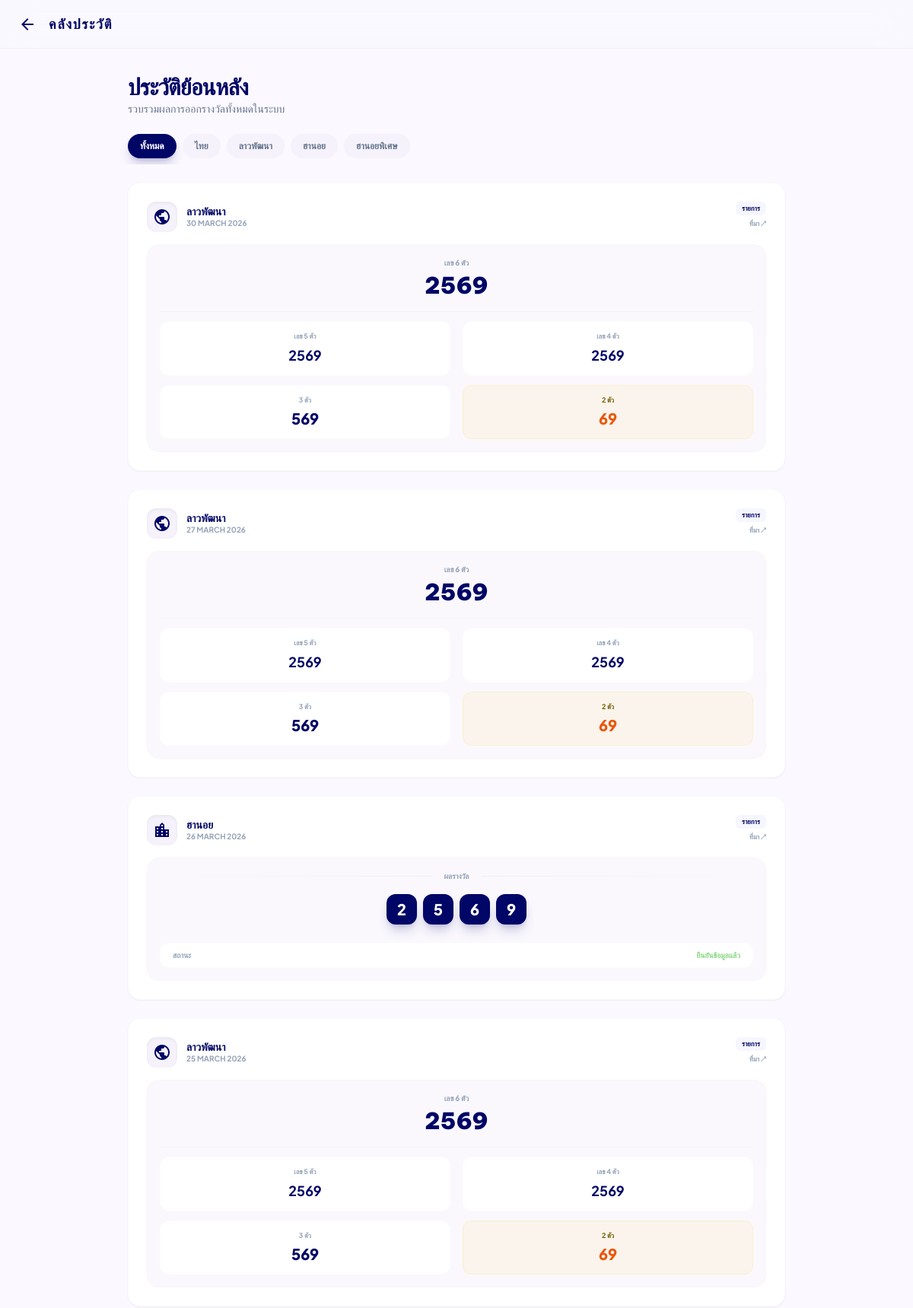
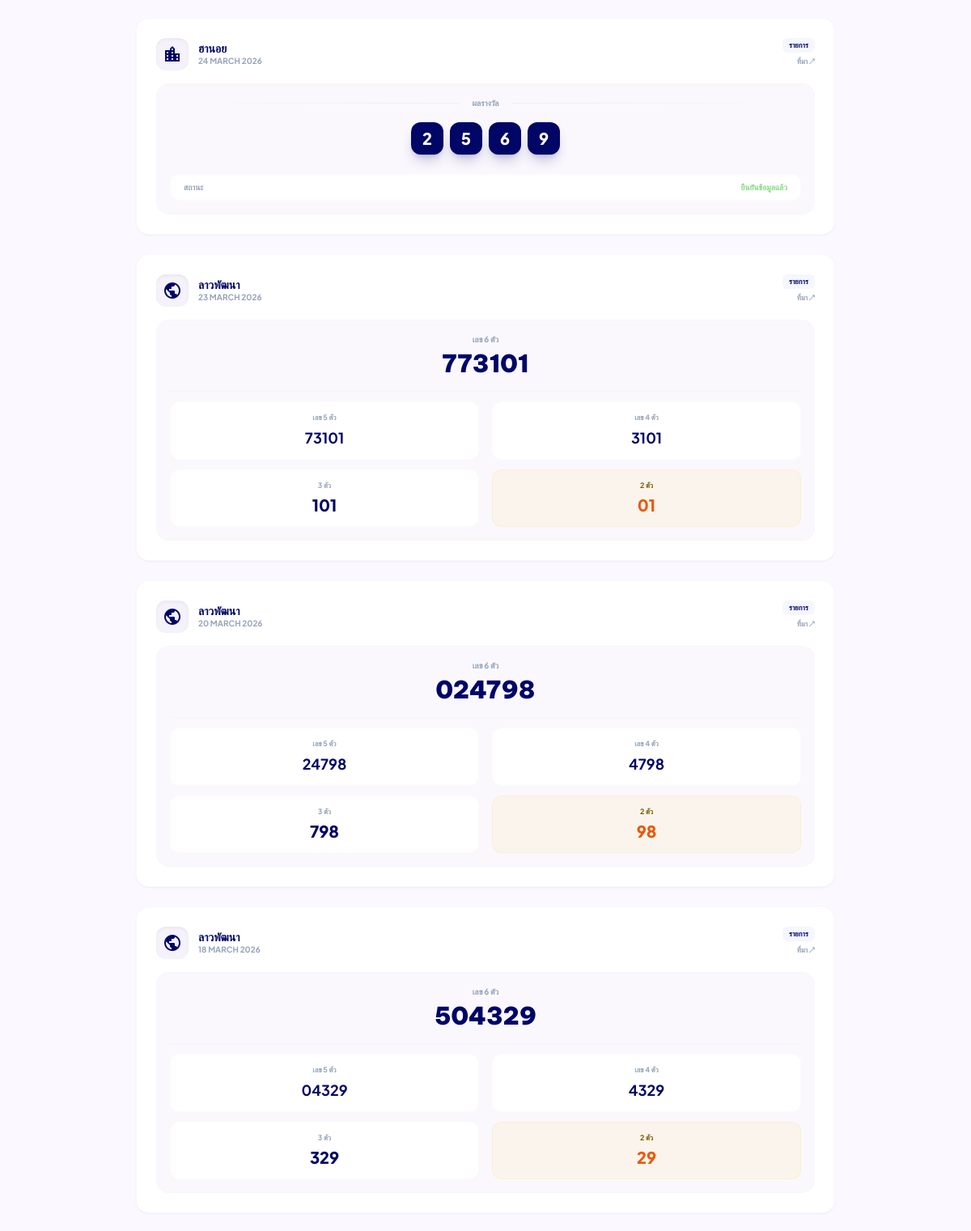
The app's page /history (upper part) with its own data (2 pictures, top to bottom).
### database.py (models this page shows)
class LotteryResult(Base):
    __tablename__ = "lottery_results"
    id = Column(Integer, primary_key=True, index=True)
    sanook_id = Column(String, unique=True, index=True)
    type = Column(String, index=True) # ไทย, ลาวพัฒนา, ฮานอย, ฮานอยพิเศษ
    draw_date = Column(Date, index=True)
    draw_title = Column(String)
    prizes = Column(JSON)
    url = Column(String)
    scraped_at = Column(DateTime, default=datetime.now)

### main.py (the view)
@app.get("/history", response_class=HTMLResponse)
async def history_page(request: Request, type: str = None, db: Session = Depends(get_db)):
    query = db.query(LotteryResult)
    if type:
        query = query.filter(LotteryResult.type == type)
    results = query.order_by(LotteryResult.draw_date.desc()).limit(100).all()
    all_types = ["ไทย", "ลาวพัฒนา", "ฮานอย", "ฮานอยพิเศษ"]
    return templates.TemplateResponse(
        request=request,
        name="history.html",
        context={
            "results": results,
            "current_type": type,
            "all_types": all_types
        }
    )

### templates/history.html (shortened to what this page needs)
<!DOCTYPE html>
<html class="light" lang="th">
<head>
    <script src="https://cdn.tailwindcss.com?plugins=forms,container-queries"></script>
    <script id="tailwind-config">
          tailwind.config = {
            darkMode: "class",
            theme: {
              extend: {
                colors: {
                  "primary": "#000666",
                  "background": "#fbf8ff",
                  "surface-container-lowest": "#ffffff",
                  "surface-container-low": "#f5f2fb",
                  "primary-fixed": "#e0e0ff",
                  "secondary-container": "#fed65b",
                  "on-secondary-container": "#745c00",
                  "tertiary-fixed-dim": "#88d982",
                  "outline-variant": "#c6c5d4"
                },
                fontFamily: {
                  "headline": ["Be Vietnam Pro"],
                  "body": ["Plus Jakarta Sans"]
                }
              }
            }
          }
    </script>
</head>
<body class="bg-background font-body text-slate-900">
    <header class="fixed top-0 w-full z-50 glass-header flex items-center justify-between px-6 h-16 border-b border-outline-variant/20">
        <div class="flex items-center gap-4">
            <a href="/" class="material-symbols-outlined text-primary">arrow_back</a>
            <h1 class="text-lg font-black tracking-widest text-primary font-headline">คลังประวัติ</h1>
        </div>
    </header>
    <main class="pt-20 pb-24 px-4 max-w-4xl mx-auto space-y-6">
        <section class="mt-4">
            <h2 class="text-3xl font-black text-primary font-headline tracking-tight">ประวัติย้อนหลัง</h2>
            <p class="text-sm text-slate-500">รวบรวมผลการออกรางวัลทั้งหมดในระบบ</p>
        </section>
        <section class="flex gap-2 overflow-x-auto pb-2 -mx-4 px-4 no-scrollbar">
            <a href="/history" class="px-4 py-2 rounded-full whitespace-nowrap text-xs font-bold transition-all {% if not current_type %}bg-primary text-white shadow-lg shadow-primary/20{% else %}bg-surface-container-low text-slate-500 hover:bg-slate-200{% endif %}">
                ทั้งหมด
            </a>
            {% for t in all_types %}
            <a href="/history?type={{ t }}" class="px-4 py-2 rounded-full whitespace-nowrap text-xs font-bold transition-all {% if current_type == t %}bg-primary text-white shadow-lg shadow-primary/20{% else %}bg-surface-container-low text-slate-500 hover:bg-slate-200{% endif %}">
                {{ t }}
            </a>
            {% endfor %}
        </section>
        {% for res in results %}
        <article class="bg-surface-container-lowest rounded-2xl p-6 border border-outline-variant/10 shadow-sm transition-all hover:translate-y-[-2px] flex flex-col gap-4">
            <div class="flex justify-between items-start">
                <div class="flex items-center gap-3">
                    <div class="w-10 h-10 bg-surface-container-low rounded-xl flex items-center justify-center text-primary shadow-inner">
                        <span class="material-symbols-outlined">{% if res.type == 'ไทย' %}account_balance{% elif res.type == 'ลาวพัฒนา' %}public{% else %}location_city{% endif %}</span>
                    </div>
                    <div>
                        <h3 class="font-bold text-primary text-sm leading-tight">{{ res.type }}</h3>
                        <p class="text-[10px] text-slate-400 font-bold uppercase">{{ res.draw_date.strftime('%d %B %Y') if res.draw_date else 'N/A' }}</p>
                    </div>
                </div>
                <div class="flex flex-col items-end gap-1">
                    <span class="px-2 py-0.5 bg-primary-fixed/30 text-primary text-[9px] font-black rounded-md uppercase">รายการ</span>
                    <a href="{{ res.url }}" target="_blank" class="text-[9px] font-bold text-slate-400 hover:text-primary">ที่มา ↗</a>
                </div>
            </div>
            <div class="bg-surface-container-low/50 rounded-2xl p-4 border border-outline-variant/5">
                {% if res.type == 'ไทย' %}
                    <div class="space-y-4">
                        <div class="flex flex-col items-center">
                            <p class="text-[10px] text-slate-400 font-bold uppercase mb-1">รางวัลที่ 1</p>
                            <span class="text-3xl font-black text-primary font-headline tracking-tighter">{{ res.prizes.get('รางวัลที่หนึ่ง', '------') }}</span>
                        </div>
                        <div class="grid grid-cols-3 gap-2 pt-4 border-t border-outline-variant/10">
                            <div class="text-center">
                                <p class="text-[9px] text-slate-400 font-bold uppercase mb-1">เลขหน้า 3 ตัว</p>
                                <p class="font-bold text-primary">{{ res.prizes.get('เลขหน้า_3_ตัว', '-') }}</p>
                            </div>
                            <div class="text-center border-x border-outline-variant/10">
                                <p class="text-[9px] text-slate-400 font-bold uppercase mb-1">เลขท้าย 3 ตัว</p>
                                <p class="font-bold text-primary">{{ res.prizes.get('เลขท้าย_3_ตัว', '-') }}</p>
                            </div>
                            <div class="text-center">
                                <p class="text-[9px] text-orange-600 font-bold uppercase mb-1">เลขท้าย 2 ตัว</p>
                                <p class="font-black text-orange-600 text-lg leading-none">{{ res.prizes.get('เลขท้าย_2_ตัว', '-') }}</p>
                            </div>
                        </div>
                    </div>
                {% elif res.type == 'ลาวพัฒนา' %}
                    <div class="space-y-3">
                        {% set full = res.prizes.get('รางวัลที่หนึ่ง', res.prizes.get('number_0', '------')) %}
                        <div class="flex flex-col items-center pb-4 mb-2 border-b border-outline-variant/10">
                            <p class="text-[10px] text-slate-400 font-bold uppercase mb-1">เลข 6 ตัว</p>
                            <span class="text-3xl font-black text-primary font-headline">{{ full }}</span>
                        </div>
                        <div class="grid grid-cols-2 gap-4">
                            <div class="bg-surface-container-lowest rounded-xl p-3 border border-outline-variant/5 text-center">
                                <p class="text-[9px] text-slate-400 font-bold uppercase mb-1">เลข 5 ตัว</p>
                                <p class="text-lg font-bold text-primary">{{ full[-5:] if full|length >= 5 else full }}</p>
                            </div>
                            <div class="bg-surface-container-lowest rounded-xl p-3 border border-outline-variant/5 text-center">
                                <p class="text-[9px] text-slate-400 font-bold uppercase mb-1">เลข 4 ตัว</p>
                                <p class="text-lg font-bold text-primary">{{ full[-4:] if full|length >= 4 else full }}</p>
                            </div>
                        </div>
                        <div class="grid grid-cols-2 gap-4">
                            <div class="bg-surface-container-lowest rounded-xl p-3 border border-outline-variant/5 text-center">
                                <p class="text-[9px] text-slate-400 font-bold uppercase mb-1">3 ตัว</p>
                                <p class="text-xl font-black text-primary">{{ full[-3:] if full|length >= 3 else full }}</p>
                            </div>
                            <div class="bg-secondary-container/10 rounded-xl p-3 border border-secondary-container/20 text-center">
                                <p class="text-[9px] text-on-secondary-container font-bold uppercase mb-1">2 ตัว</p>
                                <p class="text-xl font-black text-orange-600">{{ full[-2:] if full|length >= 2 else full }}</p>
                            </div>
                        </div>
                    </div>
                {% else %}
                    <div class="flex flex-col items-center">
                        <div class="w-full flex items-center justify-between mb-4 px-2">
                            <div class="h-[1px] flex-1 bg-gradient-to-r from-transparent to-outline-variant/20"></div>
                            <p class="text-[10px] text-slate-400 font-bold uppercase px-4">ผลรางวัล</p>
                            <div class="h-[1px] flex-1 bg-gradient-to-l from-transparent to-outline-variant/20"></div>
                        </div>
                        {% set p1 = res.prizes.get('รางวัลที่หนึ่ง', res.prizes.get('number_0', '----')) %}
                        <div class="flex flex-wrap justify-center gap-2">
                            {% if p1 != '----' %}
                                {% for char in p1.split() | join('') %}
                                <div class="w-10 h-10 rounded-xl bg-primary text-white flex items-center justify-center text-xl font-black shadow-lg shadow-primary/20">
                                    {{ char }}
                                </div>
                                {% endfor %}
                            {% else %}
                                <span class="text-slate-300 font-black text-2xl tracking-[0.3em]">ไม่พบข้อมูล</span>
                            {% endif %}
                        </div>
                        <div class="mt-6 w-full flex justify-between items-center px-4 py-2 bg-surface-container-lowest rounded-xl border border-outline-variant/5">
                            <span class="text-[10px] font-bold text-slate-400">สถานะ</span>
                            <span class="text-[10px] font-black text-tertiary-fixed-dim uppercase">ยืนยันข้อมูลแล้ว</span>
                        </div>
                    </div>
                {% endif %}
            </div>
        </article>
        {% endfor %}
    </main>
</body>
</html>

### templates/history.html (style rules this page uses)
.material-symbols-outlined { font-variation-settings: 'FILL' 0, 'wght' 400, 'GRAD' 0, 'opsz' 24; }
.glass-header { background: rgba(251, 248, 255, 0.8); backdrop-filter: blur(20px); }

### records on screen
LotteryResult: type "ลาวพัฒนา", draw_date "30 MARCH 2026", full "2569", full "569", full "69"
LotteryResult: type "ลาวพัฒนา", draw_date "27 MARCH 2026", full "2569", full "569", full "69"
LotteryResult: type "ฮานอย", draw_date "26 MARCH 2026", char "2" "5" "6" "9"
LotteryResult: type "ลาวพัฒนา", draw_date "25 MARCH 2026", full "2569", full "569", full "69"
LotteryResult: type "ฮานอย", draw_date "24 MARCH 2026", char "2" "5" "6" "9"
LotteryResult: type "ลาวพัฒนา", draw_date "23 MARCH 2026", full "773101", full "73101", full "3101", full "101", full "01"
LotteryResult: type "ลาวพัฒนา", draw_date "20 MARCH 2026", full "024798", full "24798", full "4798", full "798", full "98"
LotteryResult: type "ลาวพัฒนา", draw_date "18 MARCH 2026", full "504329", full "04329", full "4329", full "329", full "29"

### other values on screen
{{ t }} "ไทย" "ลาวพัฒนา" "ฮานอย" "ฮานอยพิเศษ"
